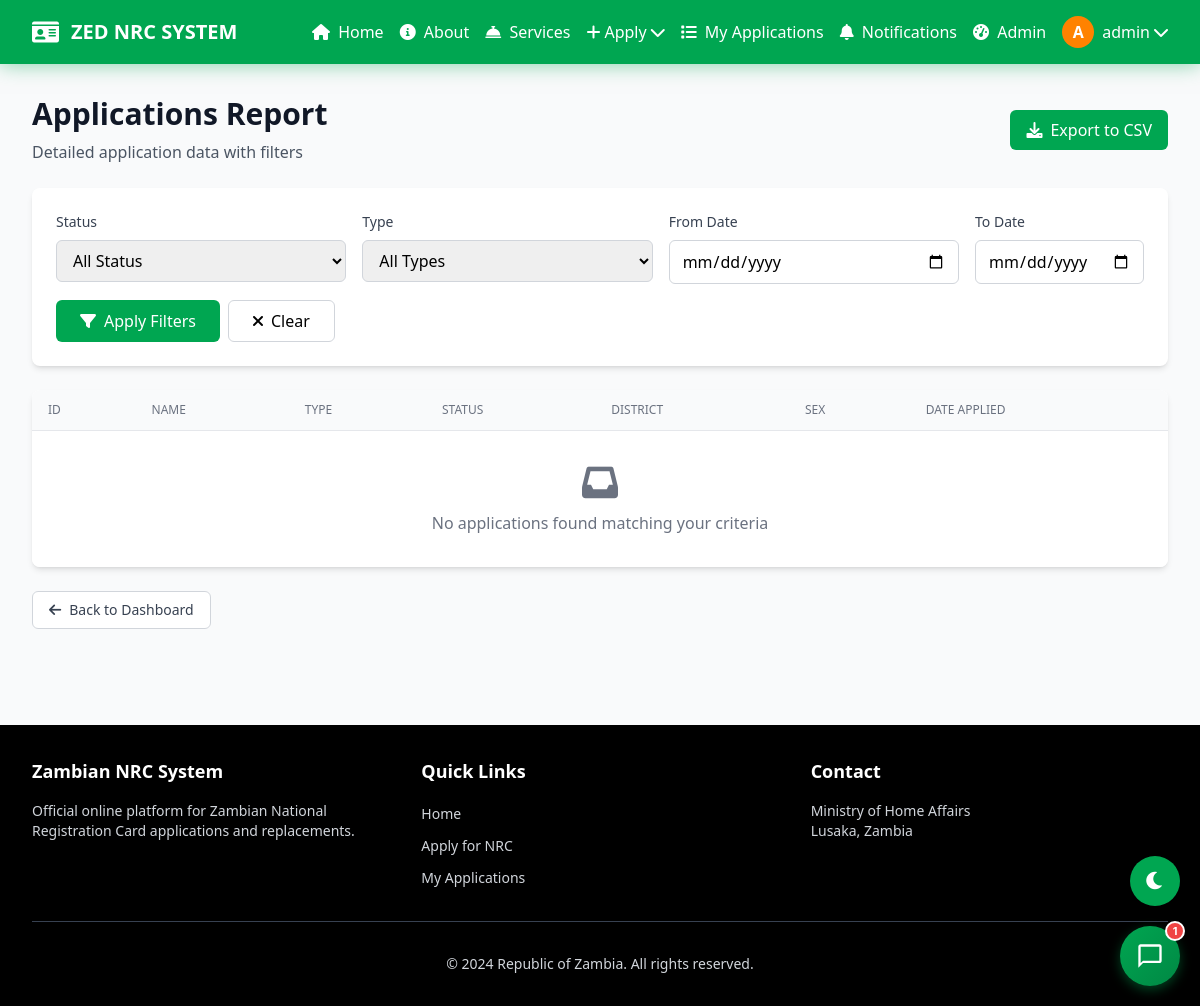
The page /officer-reports/applications/ (signed in) on the database as committed earlier.
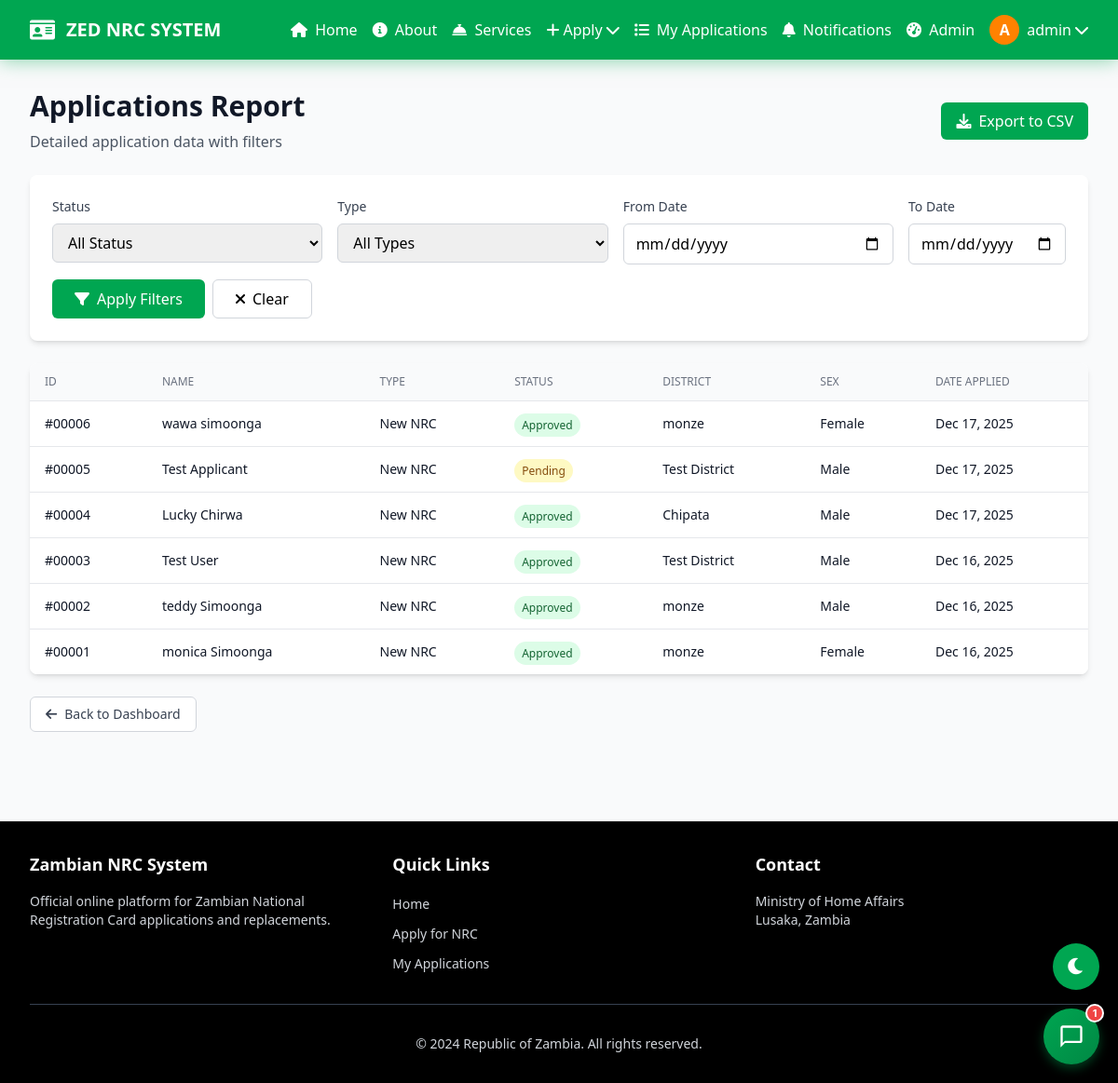
The same page on the database as committed later.
### applications/models.py (models this page shows, shortened)
class NRCApplication(models.Model):
    STATUS_CHOICES = [
        ('pending', 'Pending'),
        ('approved', 'Approved'),
        ('rejected', 'Rejected'),
    ]
    user = models.ForeignKey(User, on_delete=models.CASCADE)
    application_type = models.CharField(max_length=20, choices=[('new', 'New NRC'), ('replacement', 'Replacement')])
    status = models.CharField(max_length=20, choices=STATUS_CHOICES, default='pending')
    created_at = models.DateTimeField(default=timezone.now)
    updated_at = models.DateTimeField(auto_now=True)
    village = models.CharField(max_length=100)
    district = models.CharField(max_length=100, default='Not provided')
    date_of_birth = models.DateField()
    place_of_birth = models.CharField(max_length=100)
    chief_name = models.CharField(max_length=100)
    sex = models.CharField(max_length=10, choices=[('M', 'Male'), ('F', 'Female')], default='M')
    photo = models.ImageField(upload_to='photos/applicants/', help_text='Upload your passport-size photo', blank=True, null=True)
    mother_full_name = models.CharField(max_length=200, default='Not provided')
    mother_village = models.CharField(max_length=100)
    mother_district = models.CharField(max_length=100, default='Not provided')
    mother_date_of_birth = models.DateField()
    mother_place_of_birth = models.CharField(max_length=100)
    mother_chief_name = models.CharField(max_length=100)
    father_full_name = models.CharField(max_length=200, default='Not provided')
    father_village = models.CharField(max_length=100)
    father_district = models.CharField(max_length=100, default='Not provided')
    father_date_of_birth = models.DateField()
    father_place_of_birth = models.CharField(max_length=100)
    father_chief_name = models.CharField(max_length=100)
    birth_certificate = models.FileField(upload_to='documents/birth_certificates/')
    under_five_card = models.FileField(upload_to='documents/under_five_cards/')
    old_nrc = models.FileField(upload_to='documents/old_nrc/', blank=True, null=True)  # For replacements
    replacement_reason = models.TextField(blank=True, help_text='Reason for NRC replacement')
    admin_notes = models.TextField(blank=True)
    nrc_number = models.CharField(max_length=20, blank=True, null=True, unique=True)
    nrc_front_image = models.CharField(max_length=255, blank=True, null=True)
    nrc_back_image = models.CharField(max_length=255, blank=True, null=True)
    nrc_generated_at = models.DateTimeField(blank=True, null=True)
    digital_signature = models.TextField(blank=True, null=True, help_text='Base64 encoded signature image')
    class Meta:
        ordering = ['-created_at']

### accounts/models.py (models this page shows, shortened)
class CustomUser(AbstractUser):
    phone_number = models.CharField(max_length=15, blank=True)
    nrc_number = models.CharField(max_length=20, blank=True, unique=True, null=True)
    profile_image = models.ImageField(upload_to='profile_images/', blank=True, null=True)
    bio = models.TextField(max_length=500, blank=True)
    otp_code = models.CharField(
        max_length=6,
        blank=True,
        null=True,
        default=None,        # ← Changed from "" to None (real change)
        editable=False,      # ← New attribute Django can't ignore
        verbose_name="OTP Code",
        help_text="Temporary 6-digit code"
    )
    otp_created_at = models.DateTimeField(
        blank=True,
        null=True,
        default=None,        # ← Changed from timezone.now to None
        editable=False,
        verbose_name="OTP Created At"
    )
    otp_verified = models.BooleanField(
        default=False,
        verbose_name="OTP Verified",
        editable=False       # ← Also added here
    )
    def get_initials(self):
        if self.first_name and self.last_name:
            return f"{self.first_name[0]}{self.last_name[0]}".upper()
        return self.username[0].upper() if self.username else "U"

### applications/views.py (the view)
# urls.py: path('officer-reports/applications/', views.officer_applications_report, name='officer_applications_report'),
@login_required
def officer_applications_report(request):
    from .reports_service import ReportsService
    filters = {
        'status': request.GET.get('status', ''),
        'type': request.GET.get('type', ''),
        'date_from': request.GET.get('date_from'),
        'date_to': request.GET.get('date_to'),
    }
    filters = {k: v for k, v in filters.items() if v}
    applications = ReportsService.get_detailed_report_data(filters)
    from django.core.paginator import Paginator
    paginator = Paginator(applications, 25)
    page_number = request.GET.get('page')
    page_obj = paginator.get_page(page_number)
    context = {
        'page_obj': page_obj,
        'status_filter': request.GET.get('status', ''),
        'type_filter': request.GET.get('type', ''),
        'date_from': request.GET.get('date_from', ''),
        'date_to': request.GET.get('date_to', ''),
        'is_officer_view': True,
    }
    if request.GET.get('export') == 'csv':
        response = HttpResponse(content_type='text/csv')
        response['Content-Disposition'] = 'attachment; filename="officer_applications_report.csv"'
        return ReportsService.export_to_csv(applications, 'detailed', response)
    return render(request, 'applications/officer_applications_report.html', context)

### applications/reports_service.py (called while the page is built, shortened)
    @staticmethod
    def get_detailed_report_data(filters=None):
        queryset = NRCApplication.objects.select_related('user').all()
        return queryset.order_by('-created_at')

### templates/applications/officer_applications_report.html (shortened to what the changed rows need)
{% extends 'base.html' %}
{% block content %}
<div class="max-w-7xl mx-auto fade-in-scroll">
    <div class="mb-6 flex justify-between items-center">
        <div>
            <h1 class="text-3xl font-bold text-gray-900 mb-2">Applications Report</h1>
        </div>
    </div>
    <div class="bg-white rounded-lg shadow-md overflow-hidden">
        <div class="overflow-x-auto">
            <table class="min-w-full divide-y divide-gray-200">
                <thead class="bg-gray-50">
                    <tr>
                        <th class="px-4 py-3 text-left text-xs font-medium text-gray-500 uppercase">ID</th>
                        <th class="px-4 py-3 text-left text-xs font-medium text-gray-500 uppercase">Name</th>
                        <th class="px-4 py-3 text-left text-xs font-medium text-gray-500 uppercase">Type</th>
                        <th class="px-4 py-3 text-left text-xs font-medium text-gray-500 uppercase">Status</th>
                        <th class="px-4 py-3 text-left text-xs font-medium text-gray-500 uppercase">District</th>
                        <th class="px-4 py-3 text-left text-xs font-medium text-gray-500 uppercase">Sex</th>
                        <th class="px-4 py-3 text-left text-xs font-medium text-gray-500 uppercase">Date Applied</th>
                    </tr>
                </thead>
                <tbody class="bg-white divide-y divide-gray-200">
                    {% for app in page_obj %}
                    <tr class="hover:bg-gray-50">
                        <td class="px-4 py-3 text-sm text-gray-900">#{{ app.id|stringformat:"05d" }}</td>
                        <td class="px-4 py-3 text-sm text-gray-900">{{ app.user.get_full_name }}</td>
                        <td class="px-4 py-3 text-sm text-gray-900">{{ app.get_application_type_display }}</td>
                        <td class="px-4 py-3">
                            <span class="px-2 py-1 text-xs rounded-full
                                       {% if app.status == 'approved' %}bg-green-100 text-green-800
                                       {% elif app.status == 'rejected' %}bg-red-100 text-red-800
                                       {% else %}bg-yellow-100 text-yellow-800{% endif %}">
                                {{ app.get_status_display }}
                            </span>
                        </td>
                        <td class="px-4 py-3 text-sm text-gray-900">{{ app.district }}</td>
                        <td class="px-4 py-3 text-sm text-gray-900">{% if app.sex == 'M' %}Male{% else %}Female{% endif %}</td>
                        <td class="px-4 py-3 text-sm text-gray-900">{{ app.created_at|date:"M d, Y" }}</td>
                    </tr>
                    {% empty %}
                    <tr>
                        <td colspan="7" class="px-4 py-8 text-center text-gray-500">
                            <i class="fas fa-inbox text-4xl mb-2"></i>
                            <p>No applications found matching your criteria</p>
                        </td>
                    </tr>
                    {% endfor %}
                </tbody>
            </table>
        </div>
    </div>
</div>
{% endblock %}

Rows that differ between the two databases and show on the page:
added NRCApplication: id "00006", user.get_full_name "wawa simoonga", application_type "New NRC", status "Approved", district "monze", sex "Female", created_at "Dec 17, 2025"
added NRCApplication: id "00005", user.get_full_name "Test Applicant", application_type "New NRC", status "Pending", district "Test District", sex "Male", created_at "Dec 17, 2025"
added NRCApplication: id "00004", user.get_full_name "Lucky Chirwa", application_type "New NRC", status "Approved", district "Chipata", sex "Male", created_at "Dec 17, 2025"
added NRCApplication: id "00003", user.get_full_name "Test User", application_type "New NRC", status "Approved", district "Test District", sex "Male", created_at "Dec 16, 2025"
added NRCApplication: id "00002", user.get_full_name "teddy Simoonga", application_type "New NRC", status "Approved", district "monze", sex "Male", created_at "Dec 16, 2025"
added NRCApplication: id "00001", user.get_full_name "monica Simoonga", application_type "New NRC", status "Approved", district "monze", sex "Female", created_at "Dec 16, 2025"
Other text that changed with them:
text no longer shown: "No applications found matching your criteria"
